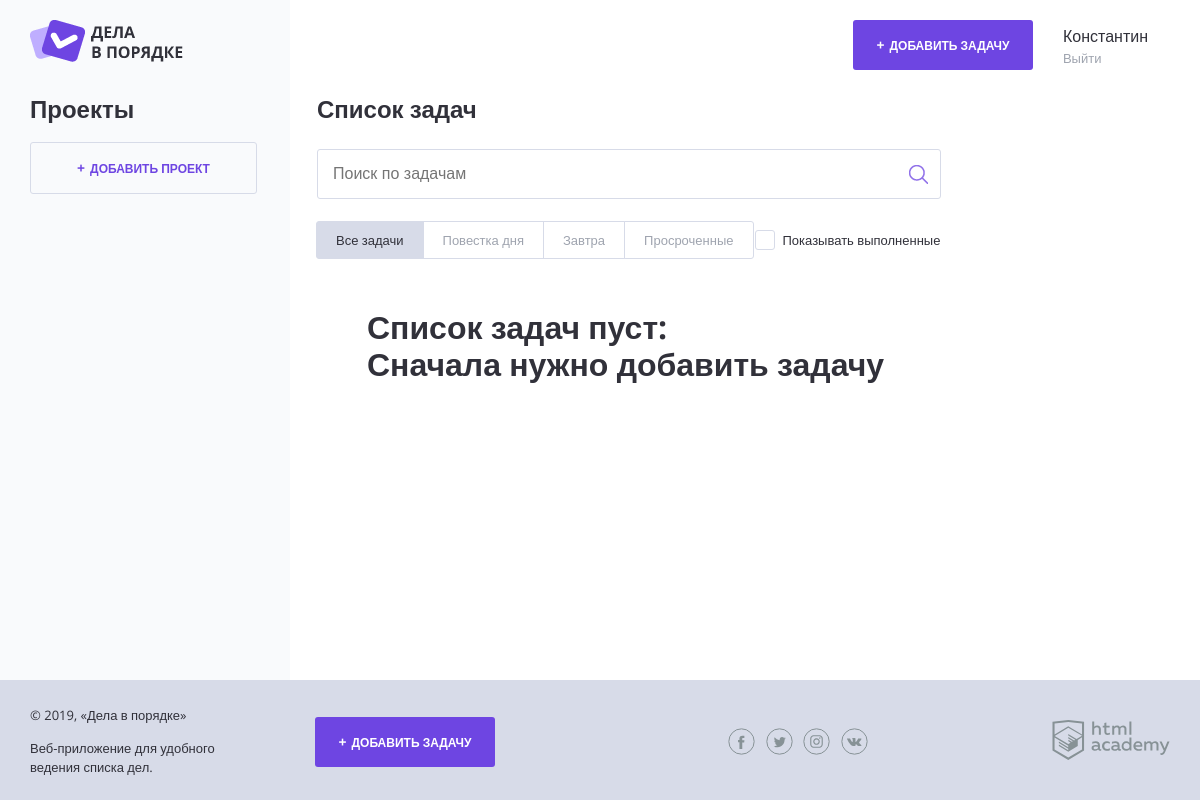
Before: / with the older database file.
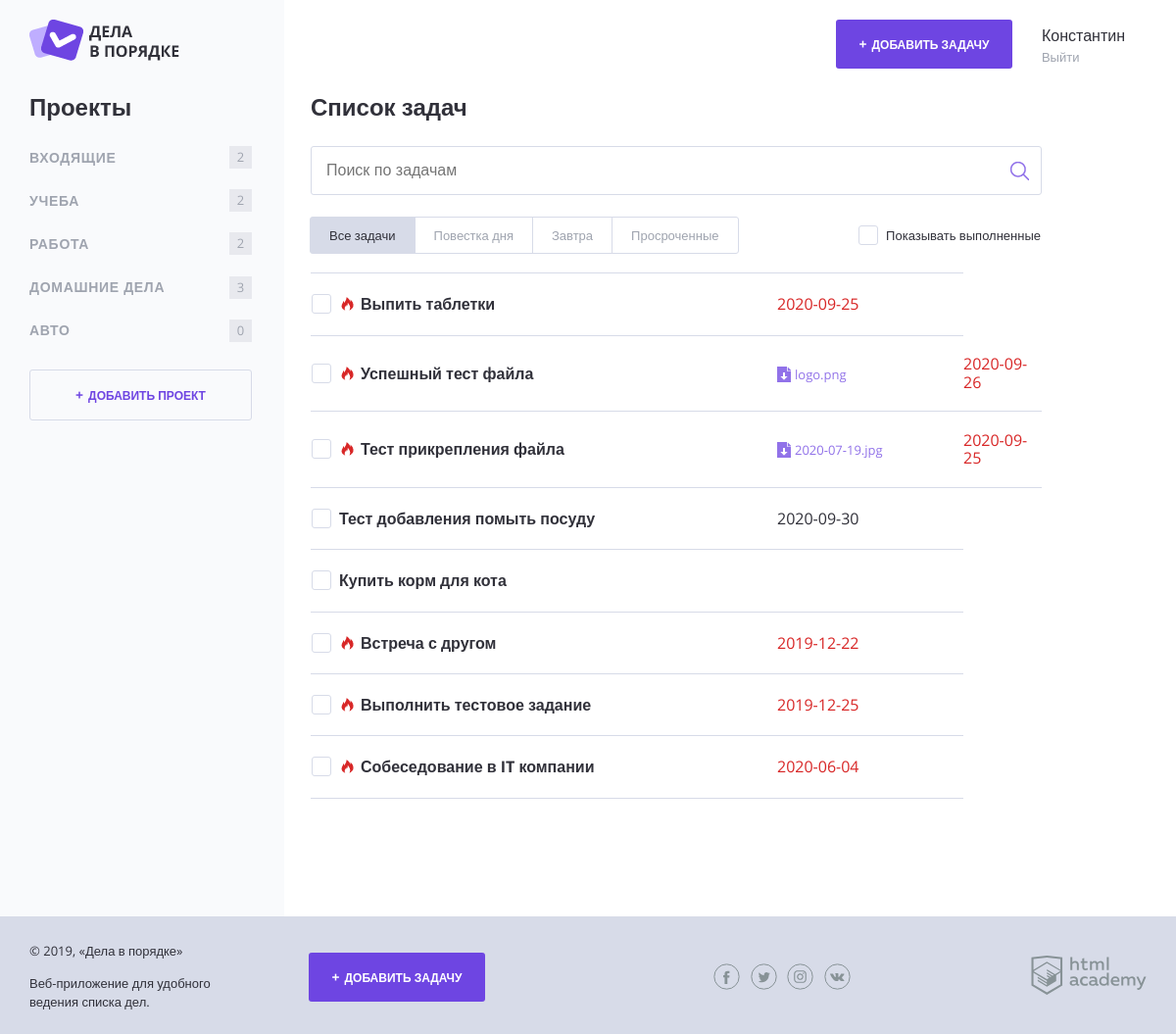
After: the same page with the newer database file.
### tables this page shows
CREATE TABLE `categories` (
  `ID` int(10) UNSIGNED NOT NULL,
  `Name` varchar(255) NOT NULL,
  `Author` int(10) UNSIGNED NOT NULL
);

CREATE TABLE `tasks` (
  `ID` int(10) UNSIGNED NOT NULL,
  `Date_of_creation` date NOT NULL,
  `Status` tinyint(1) NOT NULL,
  `Name` varchar(255) NOT NULL,
  `File` varchar(255) DEFAULT NULL,
  `Date_of_completion` date DEFAULT NULL,
  `Author` int(10) UNSIGNED NOT NULL,
  `Project` int(10) UNSIGNED NOT NULL
);

### helpers.php (called while the page is built, shortened)
<?php
function include_template($name, array $data = []) {
    $name = 'templates/' . $name;
    extract($data);
    require $name;
    $result = ob_get_clean();
    return $result;
}
function getNameFileByURl($url)
{
    $afn = explode ( "/", $url );
    return end($afn);
}
?>

### queries.php (called while the page is built, shortened)
<?php
function getCategory($con, $user_id) {
    $sql = "SELECT ID, Name, Author, (SELECT COUNT(*) FROM `tasks` WHERE `Project` = `categories`.ID) AS `Quantity`  FROM `categories` WHERE `Author` = ".intval($user_id);
    $result = mysqli_query($con, $sql);
    $ReceivedCategory = mysqli_fetch_all($result, MYSQLI_ASSOC);
    return $ReceivedCategory;
}
function getTasks($con, $user_id) {
    $sql = "SELECT * FROM `tasks` WHERE `Author` = " . intval($user_id)." ORDER BY ID DESC";
    $result = mysqli_query($con, $sql);
    $ReceivedTask = mysqli_fetch_all($result, MYSQLI_ASSOC);
    return $ReceivedTask;
}
?>

### templates/main.php (the view, shortened to what this page needs)
<?php
    $DisplayCompletedTasks = 0;
		$errors = [];
		if (isset($_GET['project']))
		{
				$CategoryName = DefendFromSqlInjection($_GET['project']);
        $CategoryID = getCategoryIDByName($con, $user_id, $CategoryName);
				if($CategoryID!==null)
				{
            $ReceivedTask = getTasksByID($con, $user_id, $CategoryID);
						if(count($ReceivedTask) === 0)
						{
							$errors['Список задач пуст'] = 'Сначала нужно добавить задачу';
						};
				}
				else
				{
            http_response_code(404);
            $errors['Ошибка 404'] = 'Ресурс в запрашиваемой локации не найден';
            $ReceivedTask = [];
        }
		}
		else
		{
        $ReceivedTask = getTasks($con, $user_id);
				if(count($ReceivedTask) === 0)
				{
					$errors['Список задач пуст'] = 'Сначала нужно добавить задачу';
				};
    }
?>
<section class="content__side">
    <h2 class="content__side-heading">Проекты</h2>
    <nav class="main-navigation">
        <ul class="main-navigation__list">
        	<?php foreach ($ReceivedCategory as $key => $category): ?>
            <li class="main-navigation__list-item <?= $category['Name'] === htmlspecialchars($_GET['project']) ? "main-navigation__list-item--active":"" ?>">
                <a class="main-navigation__list-item-link" href="index.php?project=<?=htmlspecialchars($category['Name']). (isset($_GET['show_completed']) ? "&show_completed=".$_GET['show_completed'] : "") ?>"><?=htmlspecialchars($category['Name']); ?></a>
                <span class="main-navigation__list-item-count"> <?=$category['Quantity']; ?> </span>
            </li>
            <?php endforeach; ?>
        </ul>
    </nav>
    <a class="button button--transparent button--plus content__side-button"
       href="pages/form-project.html" target="project_add">Добавить проект</a>
</section>
<main class="content__main">
    <h2 class="content__main-heading">Список задач</h2>
    <form class="search-form" action="index.php" method="post" autocomplete="off">
        <input class="search-form__input" type="text" name="" value="" placeholder="Поиск по задачам">
        <input class="search-form__submit" type="submit" name="" value="Искать">
    </form>
    <div class="tasks-controls">
        <nav class="tasks-switch">
            <a href="/" class="tasks-switch__item tasks-switch__item--active">Все задачи</a>
            <a href="/" class="tasks-switch__item">Повестка дня</a>
            <a href="/" class="tasks-switch__item">Завтра</a>
            <a href="/" class="tasks-switch__item">Просроченные</a>
        </nav>
        <label class="checkbox">
            <span class="checkbox__text">Показывать выполненные</span>
        </label>
    </div>
    <table class="tasks">
      <?php
				if(count($errors) != 0)
					{
						foreach ($errors as $key => $value)
						{
							 echo
							 "<h1 style='margin: 50px 0px 0px 50px'>
							 ".$key.":
							 <br>"
							 .$value."</h1>";
            }
          }
      ?>
    	<?php foreach ($ReceivedTask as $key => $task): ?>
    		<?php if(($DisplayCompletedTasks === 1 && $task['Status']) || !$task['Status']): ?>
        <tr class="tasks__item task <?php if($task['Status'])echo('task--completed') ?> <?php if( isset($ReceivedTask[$key]['Date_of_completion']) && strtotime($ReceivedTask[$key]['Date_of_completion']) - time() <= 86400)echo('task--important') ?>">
            <td class="task__select">
                <label class="checkbox task__checkbox">
                    <span class="checkbox__text"><?=htmlspecialchars($task['Name']) ?></span>
                </label>
            </td>
            <?= isset($task['File']) ? '<td class="task__file"> <a class="download-link" href="'.$task['File'].'">'.getNameFileByURl($task['File']).'</a> </td>' : ""?>
            <?='<td class="task__date">'.$task['Date_of_completion'].'</td>'?>
        </tr>
        <?php endif; ?>
        <?php endforeach; ?>
    </table>
</main>

Changed rows visible on the page:
added categories: Name "ВХОДЯЩИЕ", Quantity "2"
added categories: Name "УЧЕБА", Quantity "2"
added categories: Name "РАБОТА", Quantity "2"
added categories: Name "ДОМАШНИЕ ДЕЛА", Quantity "3"
added categories: Name "АВТО", Quantity "0"
added tasks: Name "Выпить таблетки", Date_of_completion "2020-09-25"
added tasks: Name "Успешный тест файла", File "logo.png", Date_of_completion "2020-09-26"
added tasks: Name "Тест прикрепления файла", File "2020-07-19.jpg", Date_of_completion "2020-09-25"
added tasks: Name "Тест добавления помыть посуду", Date_of_completion "2020-09-30"
now on this page (row edited): tasks: Name "Купить корм для кота"
now on this page (row edited): tasks: Name "Встреча с другом", Date_of_completion "2019-12-22"
now on this page (row edited): tasks: Name "Выполнить тестовое задание", Date_of_completion "2019-12-25"
now on this page (row edited): tasks: Name "Собеседование в IT компании", Date_of_completion "2020-06-04"
Other visible differences:
list line gone: "Список задач пуст : Сначала нужно добавить задачу"
